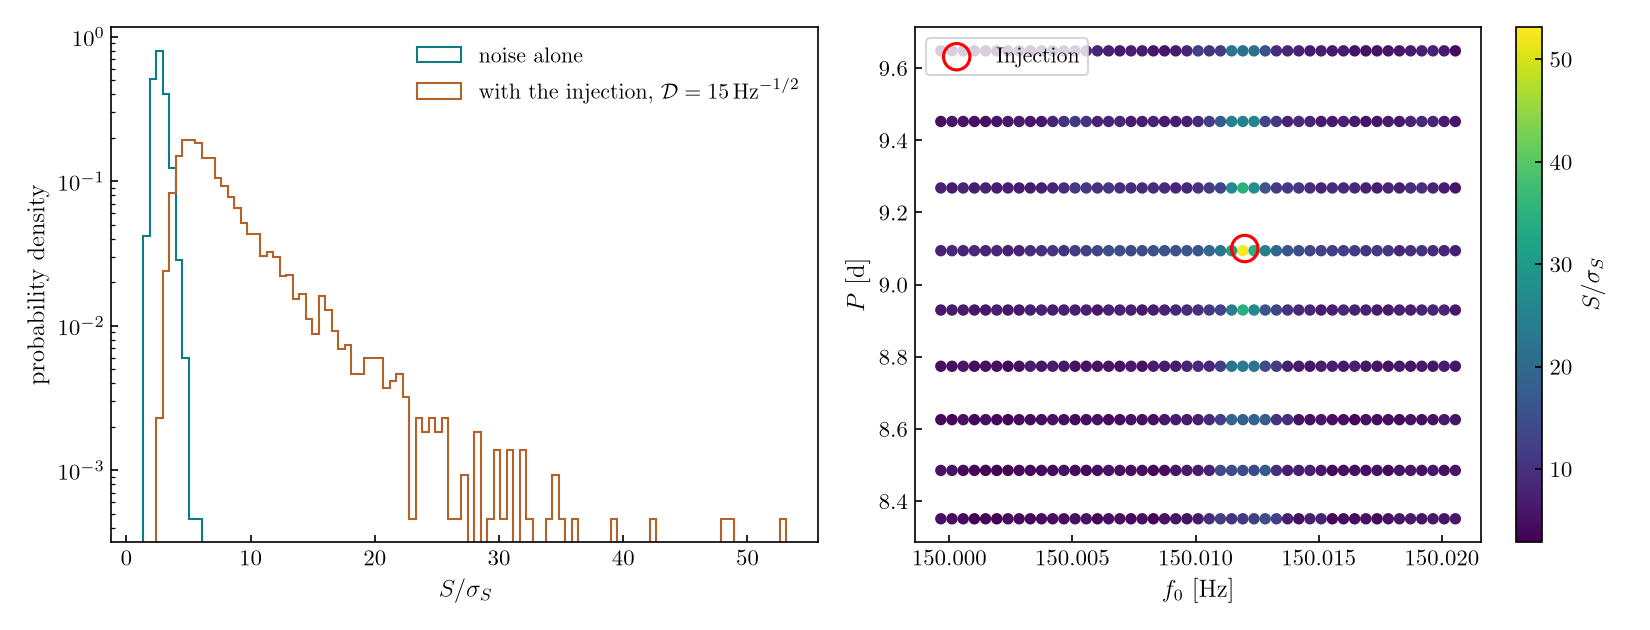

Generate this figure with Python:
"""Inject a source into Gaussian noise and search for it with the search engine, then plot the loudest templates.

Usage:

  uv run --extra nb python examples/inject_and_search.py
"""

from pathlib import Path

import jax
import jax.numpy as jnp
import matplotlib.pyplot as plt
import numpy as np

from jpec.bank.template_bank import OrbitalTemplateGrid, TemplateBank
from jpec.bank.tiling import LatticeTiling
from jpec.config import SearchLoopConfig
from jpec.constant import DAY
from jpec.detector.site import Detector, reference_epoch, times_and_velocity
from jpec.engine.candidates import Candidate, TopList
from jpec.engine.data import SearchData, band_edges_for_f0
from jpec.engine.loop import HarmonicBank, orbital_statistics
from jpec.injection.signal import Injection, Orientation, simulated_source
from jpec.noise.floor import noise_floor
from jpec.noise.gaussian import gaussian_noise_series_sft
from jpec.params import Parameters, Prior
from jpec.stat.null import null_sigma
from jpec.waveform.window import Window

# a gap-free run of both LIGO detectors, starting at the O4a start [GPS s]
RUN_START = 1368975618.0
DAYS = 20.0
TSFT = 1800.0
DETECTORS = ("H1", "L1")
WINDOW = Window(kind="tukey", beta=0.5)
# noise amplitude spectral density [1/sqrt(Hz)], and the source at depth sqrt(Sn) / h0
SQRT_SN = 1e-23
SENSITIVITY_DEPTH = 15.0
# sampling rate of the baseband noise series [Hz], above the band's width
RATE = 1.0
# the source's sky position [rad], the one sky point searched
ALPHA = 1.2
DELTA = 0.3
SOURCE = Parameters(
    f0=150.012, ap=6.3, period=9.1 * DAY, phi_b=1.0, alpha=ALPHA, delta=DELTA
)
# the box searched around it
PRIOR = Prior(
    f0=(150.0, 150.02),
    ap=(5.5, 7.0),
    period=(8.5 * DAY, 9.5 * DAY),
    phi_b=(0.0, 2.0 * np.pi),
    alpha=(ALPHA, ALPHA),
    delta=(DELTA, DELTA),
)
MISMATCH = 0.4
FIGURE = Path(__file__).with_name("inject_and_search.png")


def loudest_templates(
    data: SearchData,
    harmonic_bank: HarmonicBank,
    search_loop_config: SearchLoopConfig,
    n_toplist: int,
) -> list[Candidate]:
    """The toplist of a search over the bank.

    Args:
        data: The band searched.
        harmonic_bank: The bank's template harmonics, laid out on the band.
        search_loop_config: How the search loop batches its work.
        n_toplist: Templates kept.

    Returns:
        The loudest templates, loudest first.
    """
    toplist = TopList(n_toplist)
    for sky_idx in range(harmonic_bank.bank.alpha.size):
        loudest_per_grid = orbital_statistics(
            data,
            harmonic_bank,
            sky_idx=sky_idx,
            f0_batch_size=search_loop_config.f0_batch_size,
            n_loudest=n_toplist,
        )
        for loudest in loudest_per_grid:
            toplist.add_loudest(loudest, harmonic_bank.bank)
    return toplist.descending()


def main() -> None:
    """Make the noise, inject the source, search with and without it, and plot both."""
    search_loop_config = SearchLoopConfig()
    timestamps = {
        detector_name: RUN_START + np.arange(0.0, DAYS * DAY, TSFT)
        for detector_name in DETECTORS
    }
    t_ref = reference_epoch(timestamps, tsft=TSFT)
    times, velocity = times_and_velocity(timestamps, tsft=TSFT, t_ref=t_ref)

    # the lattice over the box, its steps from the metric of this run
    tiling = LatticeTiling.from_metric(
        PRIOR,
        times=jnp.asarray(times),
        velocity=jnp.asarray(velocity),
        tsft=TSFT,
        mismatch=MISMATCH,
        n_ap_blocks=1,
        window=WINDOW,
    )

    # Gaussian noise on the band the search loads, each SFT cut from one continuous series
    freq_low, freq_high = band_edges_for_f0(PRIOR, *PRIOR.f0, tsft=TSFT)
    n_band_bins = round((freq_high - freq_low) * TSFT)
    detector_keys = jax.random.split(jax.random.key(0), len(DETECTORS))
    noise_sfts = [
        gaussian_noise_series_sft(
            timestamps[detector_name],
            Detector(detector_name),
            key=detector_key,
            freq_low=freq_low,
            n_band_bins=n_band_bins,
            tsft=TSFT,
            sqrt_sn=SQRT_SN,
            window=WINDOW,
            rate=RATE,
        )
        for detector_name, detector_key in zip(DETECTORS, detector_keys)
    ]
    # the floor taken before the injection, as jpec sensitivity takes it
    floor = [
        noise_floor(
            jnp.asarray(sft.sft_power),
            width=search_loop_config.floor_width,
            batch_size=search_loop_config.floor_batch_size,
        )
        for sft in noise_sfts
    ]
    noise_data = SearchData(noise_sfts, floor=floor, t_ref=t_ref)

    # the source, face on, injected at its depth
    injection = Injection(
        parameters=SOURCE, orientation=Orientation(cos_iota=1.0, psi=0.0)
    )
    source = simulated_source(injection, noise_sfts, t_ref=t_ref)
    h0 = noise_data.sqrt_sn / SENSITIVITY_DEPTH
    signal_data = SearchData(
        source.injected_sfts(noise_sfts, h0=h0), floor=floor, t_ref=t_ref
    )

    # the bank over the box at the source's sky position, its layouts and tau[j, k] built
    # once for both searches
    template_grids = [
        OrbitalTemplateGrid(orbital_subgrid=orbital_subgrid, tsft=TSFT, window=WINDOW)
        for orbital_subgrid in tiling.orbital_subgrids(*PRIOR.f0)
    ]
    bank = TemplateBank(
        template_grids=template_grids,
        alpha=np.array([ALPHA]),
        delta=np.array([DELTA]),
    )
    harmonic_bank = HarmonicBank.from_bank(
        bank,
        freq_low=noise_data.freq_low,
        n_band_bins=noise_data.n_band_bins,
        n_sub_bin_offsets=search_loop_config.n_sub_bin_offsets,
        period_batch_size=search_loop_config.period_batch_size,
        modulation_depth_batch_size=search_loop_config.modulation_depth_batch_size,
    )
    print(f"{bank.n_templates} templates")

    # every template kept, in noise alone and with the injection
    sigma_s = float(null_sigma(noise_data.n_sfts, power_variance=1.0))
    noise_candidates = loudest_templates(
        noise_data, harmonic_bank, search_loop_config, bank.n_templates
    )
    signal_candidates = loudest_templates(
        signal_data, harmonic_bank, search_loop_config, bank.n_templates
    )
    loudest = signal_candidates[0]
    print(
        f"loudest with the injection: S = {loudest.statistic / sigma_s:.1f} sigma_S at "
        f"f0 {float(loudest.parameters.f0):.5f} Hz, ap {float(loudest.parameters.ap):.2f} ls, "
        f"P {float(loudest.parameters.period) / DAY:.3f} d; injected {SOURCE.f0:.5f} Hz, "
        f"{SOURCE.ap:.2f} ls, {SOURCE.period / DAY:.3f} d"
    )
    print(
        f"loudest in noise alone: S = {noise_candidates[0].statistic / sigma_s:.1f} sigma_S"
    )

    plt.style.use("jpec.style")
    figure, (histogram_axes, track_axes) = plt.subplots(1, 2, figsize=(11.0, 4.2))
    noise_statistic = np.array([candidate.statistic for candidate in noise_candidates])
    signal_statistic = np.array(
        [candidate.statistic for candidate in signal_candidates]
    )
    statistic_bins = np.linspace(
        noise_statistic.min() / sigma_s, signal_statistic.max() / sigma_s, 100
    )
    histogram_axes.hist(
        noise_statistic / sigma_s,
        bins=statistic_bins,
        density=True,
        histtype="step",
        label="noise alone",
    )
    histogram_axes.hist(
        signal_statistic / sigma_s,
        bins=statistic_bins,
        density=True,
        histtype="step",
        label=rf"with the injection, $\mathcal{{D}} = {SENSITIVITY_DEPTH:g}\,\mathrm{{Hz}}^{{-1/2}}$",
    )
    histogram_axes.set_yscale("log")
    histogram_axes.set_xlabel(r"$S / \sigma_S$")
    histogram_axes.set_ylabel("probability density")
    histogram_axes.legend()

    # the peak in (f0, P): every template at the loudest's modulation depth
    loudest_modulation_depth_bins = float(
        loudest.parameters.modulation_depth_bins(TSFT)
    )
    slice_candidates = [
        candidate
        for candidate in signal_candidates
        if np.isclose(
            float(candidate.parameters.modulation_depth_bins(TSFT)),
            loudest_modulation_depth_bins,
        )
    ]
    f0 = np.array([float(candidate.parameters.f0) for candidate in slice_candidates])
    period_days = np.array(
        [float(candidate.parameters.period) / DAY for candidate in slice_candidates]
    )
    statistic = np.array([candidate.statistic for candidate in slice_candidates])
    points = track_axes.scatter(
        f0, period_days, c=statistic / sigma_s, s=20, cmap="viridis"
    )
    track_axes.scatter(
        [SOURCE.f0],
        [SOURCE.period / DAY],
        marker="o",
        s=160,
        facecolors="none",
        edgecolors="red",
        linewidths=1.5,
        label="Injection",
    )
    # framed, since the templates fill the axes
    track_axes.legend(loc="upper left", frameon=True)
    track_axes.ticklabel_format(axis="x", useOffset=False)
    track_axes.set_xlabel(r"$f_0$ [Hz]")
    track_axes.set_ylabel(r"$P$ [d]")
    figure.colorbar(points, ax=track_axes, label=r"$S / \sigma_S$")
    figure.tight_layout()
    figure.savefig(FIGURE, dpi=150)
    print(f"wrote {FIGURE}")


if __name__ == "__main__":
    main()
